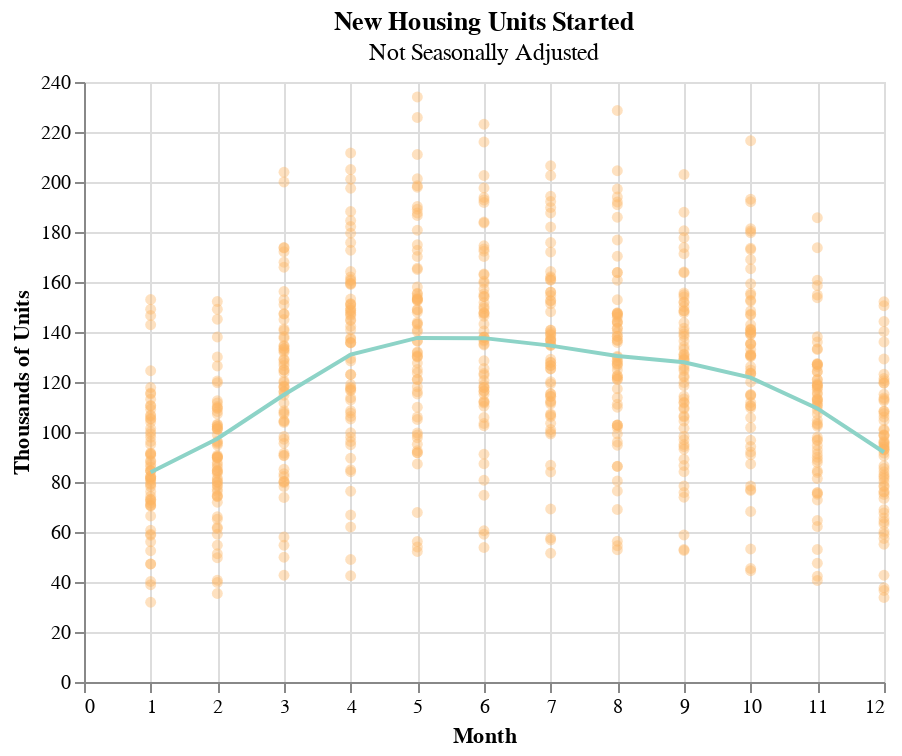

Here is the notebook cell this chart was saved with:
### Code cell
housing_started_nsa_chart = alt.Chart(housing_started_nsa).mark_circle(
    opacity = 0.4,
    color = '#fdb462'
).encode(
    x = alt.X(
        'month',
        title = 'Month'),
    y = alt.Y(
        'value',
        title = 'Thousands of Units')
).properties(
    title = {
        "text": "New Housing Units Started",
        "subtitle": "Not Seasonally Adjusted"
    }
)

housing_started_nsa_chart.configure_title(
    anchor = 'start'
)

alt.layer(housing_started_nsa_chart, housing_started_nsa_chart.transform_loess('month', 'value').mark_line(color = '#8dd3c7'))

### Figure 1 — Vega-Lite specification as saved in the notebook (floating-point values rounded to 4 significant figures; data arrays with more than 128 entries replaced by an {"elided": "..."} marker saying what was removed)
{"config": {"view": {"continuousWidth": 400, "continuousHeight": 300}}, "layer": [{"mark": {"type": "circle", "color": "#fdb462", "opacity": 0.4}, "encoding": {"x": {"type": "quantitative", "field": "month", "title": "Month"}, "y": {"type": "quantitative", "field": "value", "title": "Thousands of Units"}}, "title": {"text": "New Housing Units Started", "subtitle": "Not Seasonally Adjusted"}}, {"mark": {"type": "line", "color": "#8dd3c7"}, "encoding": {"x": {"type": "quantitative", "field": "month", "title": "Month"}, "y": {"type": "quantitative", "field": "value", "title": "Thousands of Units"}}, "title": {"text": "New Housing Units Started", "subtitle": "Not Seasonally Adjusted"}, "transform": [{"loess": "value", "on": "month"}]}], "data": {"name": "data-5a5f559eb2787c43aef34f73fb7d3399"}, "$schema": "https://vega.github.io/schema/vega-lite/v4.8.1.json", "datasets": {"data-5a5f559eb2787c43aef34f73fb7d3399": {"elided": "749 records"}}}
